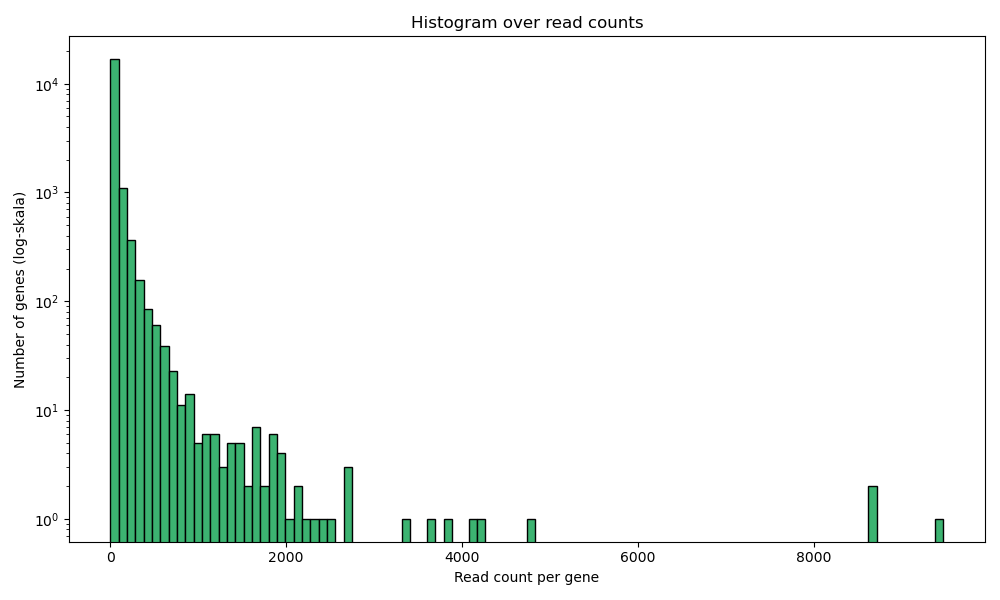

Here is the Python script that generated this plot:
import pandas as pd
import matplotlib.pyplot as plt
import os

print('hej')
# Ange sökvägen till din mapp med HTSeq-count-filer
path = "/Users/majanettelbladt/Desktop/RNA-Seq"

files = [f for f in os.listdir(path) if f.endswith(".txt")]

all_counts = []

for file in files:
    file_path = os.path.join(path, file)

    df = pd.read_csv(file_path, sep="\t", header=None, names=["gene", "count"])
    df = df[~df["gene"].str.startswith("__")]
    df["count"] = pd.to_numeric(df["count"])

    all_counts.extend(df["count"].tolist())

# Create histogram
plt.figure(figsize=(10,6))
plt.hist(all_counts, bins=100, log=True, color="mediumseagreen", edgecolor="black")
plt.title("Histogram over read counts")
plt.xlabel("Read count per gene")
plt.ylabel("Number of genes (log-skala)")
plt.tight_layout()
plt.savefig("read_count_histogram.png")
plt.close()

# Statistik
all_counts_series = pd.Series(all_counts)
total_genes = len(all_counts_series)
expressed_1 = (all_counts_series > 0).sum()
expressed_10 = (all_counts_series >= 10).sum()

print(f"Totalt number of genes: {total_genes}")
print(f"Genes with >0 counts: {expressed_1} ({expressed_1/total_genes:.2%})")
print(f"Genes with ≥10 counts: {expressed_10} ({expressed_10/total_genes:.2%})")
print("Histogram saved as: read_count_histogram.png")